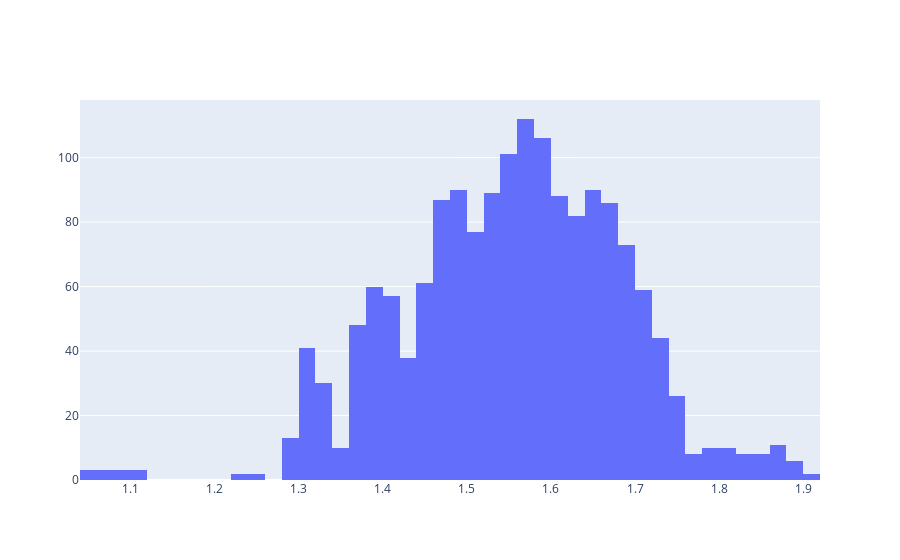

The cell this chart's notebook holds for it:
### Code cell
reload(cp)
x = cp.simulate2()
fig = go.Figure(data=[go.Histogram(x=x)])
fig.show()
print(len(x))

### Figure 1 — Plotly figure (JSON) as saved in the notebook; plotly's stock layout.template omitted (floating-point values rounded to 4 significant figures; data arrays with more than 128 entries replaced by an {"elided": "..."} marker saying what was removed)
{"data": [{"type": "histogram", "x": {"elided": "1647 float values"}}], "layout": {"autosize": true, "xaxis": {"autorange": true, "range": [1.04, 1.92], "type": "linear"}, "yaxis": {"autorange": true, "range": [0, 117.9]}}}
